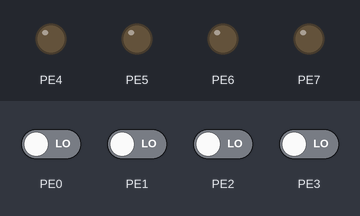
Bench run of a program on a simulated ATmega128, built with avr-gcc and emulated at 14.7456 MHz. On the bench: output pins drawn as LEDs (lit = HIGH). The inputs (shaded band) are chosen by the test bench; at power-on: PE0–3 LOW.

Above: at 1.2 s.
1.3 s: PE0 driven HIGH
At 2.5 s:
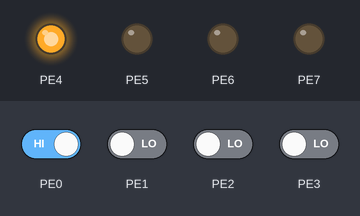
2.8 s: PE1 driven HIGH
At 3.9 s:
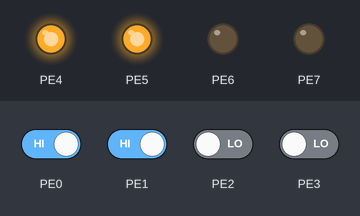
4.3 s: PE2 driven HIGH
At 5.0 s:
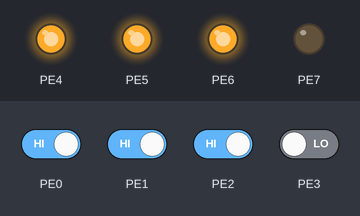
5.8 s: PE3 driven HIGH
At 6.2 s:
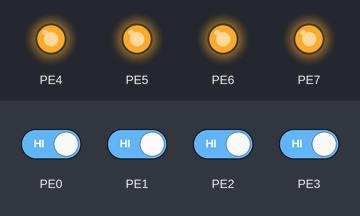
7.3 s: PE0 driven LOW
At 8.5 s:
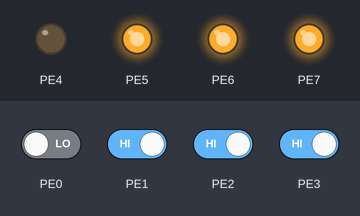
8.8 s: PE1 driven LOW
At 9.6 s:
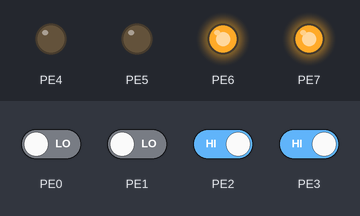
Timing chart, 0 to 11.3 s (numbered marks = the images above; inputs shaded):
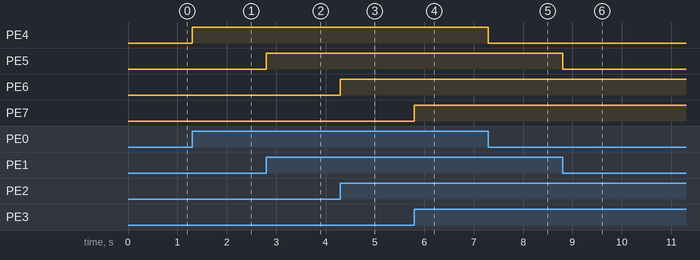

The program:

main.c
```c
/*
 * DipSwitch.c
 *
 * Created: 2022-07-26 오전 9:27:36
 * Author : KCCI10
 */

#define F_CPU 14745600L
#include <avr/io.h>


#if 1
int main(void){
	DDRE = 0xf0; // 0~3 입력 4~7 출력
	while(1){
		PORTE = PINE<<4; // 0~3까지 들어오는 애를 4만큼 밀어서 출력 신호로 만들기
	}

}
#endif

#if 0
int main(void)
{
	DDRE = 0x00;
	DDRD = 0xff;

    /* Replace with your application code */
    while (1)
    {
		PORTD = PINE;
    }
}

#endif
```

Measured:
- after the input at 1.3 s, PE4: LOW → HIGH at once
- after the input at 2.8 s, PE5: LOW → HIGH at once
- after the input at 4.3 s, PE6: LOW → HIGH at once
- after the input at 5.8 s, PE7: LOW → HIGH at once
- after the input at 7.3 s, PE4: HIGH → LOW at once
- after the input at 8.8 s, PE5: HIGH → LOW at once
